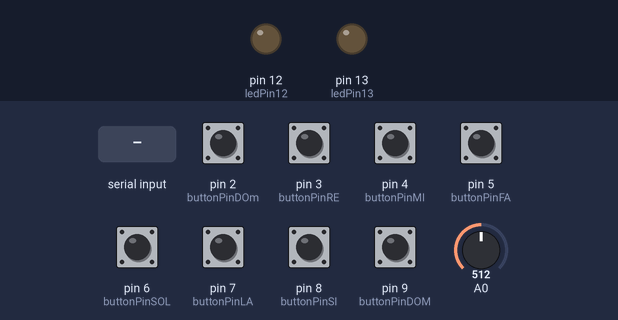
The sketch below on a simulated Arduino Uno, built with avr-gcc and run on an emulated ATmega328P. Parts: output pins drawn as LEDs (lit = HIGH). Inputs (shaded band) come from the test bench; at power-on: pin 2 (buttonPinDOm), pin 3 (buttonPinRE), pin 4 (buttonPinMI), pin 5 (buttonPinFA), pin 6 (buttonPinSOL), pin 7 (buttonPinLA), pin 8 (buttonPinSI), pin 9 (buttonPinDOM) LOW, A0 = 512. What the sketch prints to the serial monitor is not drawn.

Above: at 1.2 s.
1.3 s: "0" received over Serial
At 2.0 s:
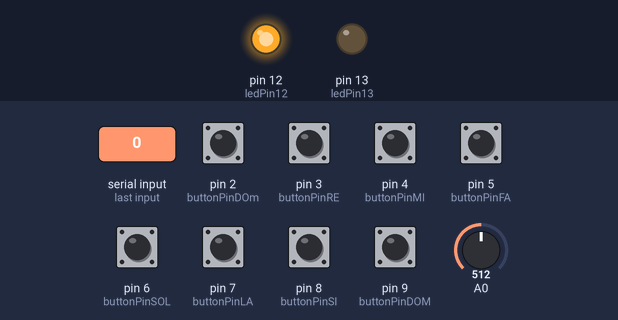
2.8 s: "1" received over Serial
At 3.1 s:
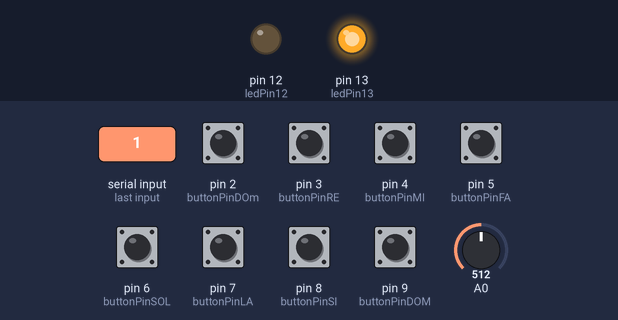
4.3 s: A0 set to 23
5.8 s: A0 set to 19
Timing chart, 0 to 8.8 s (numbered marks = the images above; inputs shaded):
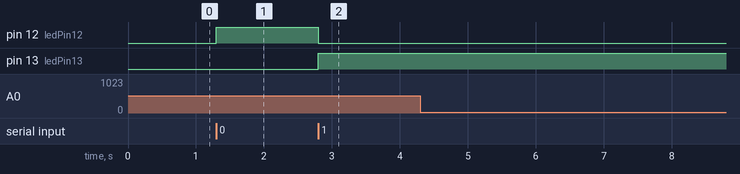

The sketch:

PianoArduino.ino
```cpp
//Botões
const int buttonPinDOm = 2;
const int buttonPinRE = 3;
const int buttonPinMI = 4;
const int buttonPinFA = 5;
const int buttonPinSOL = 6;
const int buttonPinLA = 7;
const int buttonPinSI = 8;
const int buttonPinDOM = 9;

//LEDS
char ledState;
const int ledPin12 = 12;
const int ledPin13 = 13;

// No início, todos os estados do botão estão a LOW
byte lastButtonStateDOm = LOW;
byte lastButtonStateRE = LOW;
byte lastButtonStateMI = LOW;
byte lastButtonStateFA = LOW;
byte lastButtonStateSOL = LOW;
byte lastButtonStateLA = LOW;
byte lastButtonStateSI = LOW;
byte lastButtonStateDOM = LOW;

void setup() {
  pinMode(buttonPinDOm, INPUT);
  pinMode(buttonPinRE, INPUT);
  pinMode(buttonPinMI, INPUT);
  pinMode(buttonPinFA, INPUT);
  pinMode(buttonPinSOL, INPUT);
  pinMode(buttonPinLA, INPUT);
  pinMode(buttonPinSI, INPUT);
  pinMode(buttonPinDOM, INPUT);

  pinMode(ledPin13, OUTPUT);
  pinMode(ledPin12, OUTPUT);

  Serial.begin(9600);
}

void loop() {
  //Sensor de luz
  int LDR_adc = analogRead(A0);

  if (LDR_adc <=20) {
    Serial.println("next");
    delay(500);
  } else{
  }

  if (Serial.available()) {
    ledState = Serial.read();
  }
  if (ledState == '0') {
    digitalWrite(ledPin12, HIGH);
    digitalWrite(ledPin13, LOW);

  } else if (ledState == '1') {
    digitalWrite(ledPin12, LOW);
    digitalWrite(ledPin13, HIGH);
  }

  // vê qual o estado de cada botão
  byte buttonStateDOm = digitalRead(buttonPinDOm);
  byte buttonStateRE = digitalRead(buttonPinRE);
  byte buttonStateMI = digitalRead(buttonPinMI);
  byte buttonStateFA = digitalRead(buttonPinFA);
  byte buttonStateSOL = digitalRead(buttonPinSOL);
  byte buttonStateLA = digitalRead(buttonPinLA);
  byte buttonStateSI = digitalRead(buttonPinSI);
  byte buttonStateDOM = digitalRead(buttonPinDOM);

  // verifica se o estado do botão se altera
  if (buttonStateDOm != lastButtonStateDOm) {
    // guarda o estado do botão
    lastButtonStateDOm = buttonStateDOm;
    // se o botão for pressionado, imprime o nome da nota deste botão
    if (buttonStateDOm == HIGH) {
      Serial.println("DOm");
    }
  }

  if (buttonStateRE != lastButtonStateRE) {
    lastButtonStateRE = buttonStateRE;
    if (buttonStateRE == HIGH) {
      Serial.println("RE");
    }
  }

  if (buttonStateMI != lastButtonStateMI) {
    lastButtonStateMI = buttonStateMI;
    if (buttonStateMI == HIGH) {
      Serial.println("MI");
    }
  }

  if (buttonStateFA != lastButtonStateFA) {
    lastButtonStateFA = buttonStateFA;
    if (buttonStateFA == HIGH) {
      Serial.println("FA");
    }
  }

  if (buttonStateSOL != lastButtonStateSOL) {
    lastButtonStateSOL = buttonStateSOL;
    if (buttonStateSOL == HIGH) {
      Serial.println("SOL");
    }
  }

  if (buttonStateLA != lastButtonStateLA) {
    lastButtonStateLA = buttonStateLA;
    if (buttonStateLA == HIGH) {
      Serial.println("LA");
    }
  }

  if (buttonStateSI != lastButtonStateSI) {
    lastButtonStateSI = buttonStateSI;
    if (buttonStateSI == HIGH) {
      Serial.println("SI");
    }
  }

  if (buttonStateDOM != lastButtonStateDOM) {
    lastButtonStateDOM = buttonStateDOM;
    if (buttonStateDOM == HIGH) {
      Serial.println("DOM");
    }
  }
}
```

Measured:
- after the input at 1.3 s, pin 12 (ledPin12): LOW → HIGH at once
- after the input at 2.8 s, pin 12 (ledPin12): HIGH → LOW at once; pin 13 (ledPin13): LOW → HIGH at once
- after the input at 4.3 s, every drawn part: stays the same
- after the input at 5.8 s, every drawn part: stays the same
